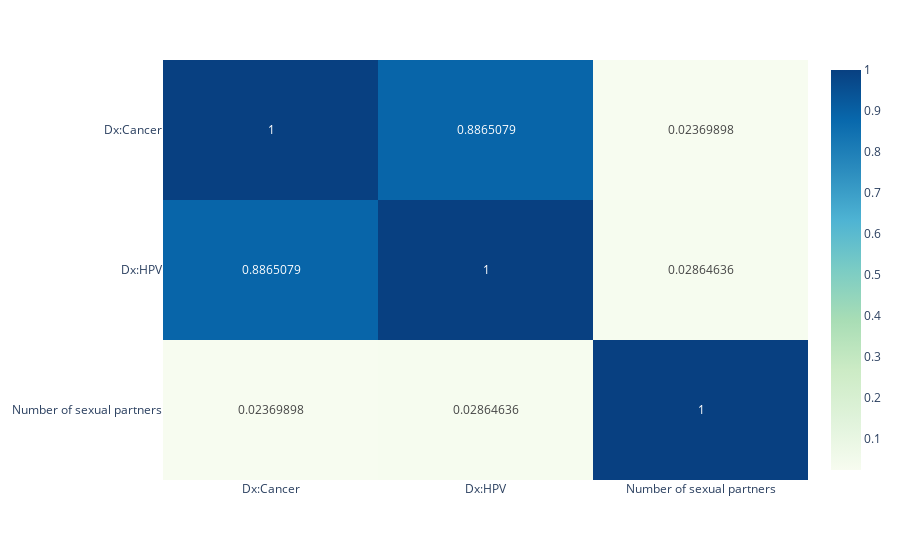

Write notebook code for a chart like this one.
### Code cell
diagnoses_num_partner_compare_cols = ['Dx:Cancer',
                                      'Dx:HPV',
                                      "Number of sexual partners",]
corr_matrix = risk_factor_df[diagnoses_num_partner_compare_cols].corr()
print(corr_matrix)
diagnoses_num_partner_heatmap = px.imshow(corr_matrix,
                              aspect="auto",
                              color_continuous_scale="gnbu",
                              text_auto=True)
diagnoses_num_partner_heatmap.show()

### Figure 1 — Plotly figure (JSON) as saved in the notebook; plotly's stock layout.template omitted (floating-point values rounded to 4 significant figures)
{"data": [{"coloraxis": "coloraxis", "hovertemplate": "x: %{x}<br>y: %{y}<br>color: %{z}<extra></extra>", "name": "0", "texttemplate": "%{z}", "type": "heatmap", "x": ["Dx:Cancer", "Dx:HPV", "Number of sexual partners"], "xaxis": "x", "y": ["Dx:Cancer", "Dx:HPV", "Number of sexual partners"], "yaxis": "y", "z": [[1, 0.8865, 0.0237], [0.8865, 1, 0.02865], [0.0237, 0.02865, 1]]}], "layout": {"coloraxis": {"colorscale": [[0, "rgb(247,252,240)"], [0.125, "rgb(224,243,219)"], [0.25, "rgb(204,235,197)"], [0.375, "rgb(168,221,181)"], [0.5, "rgb(123,204,196)"], [0.625, "rgb(78,179,211)"], [0.75, "rgb(43,140,190)"], [0.875, "rgb(8,104,172)"], [1, "rgb(8,64,129)"]]}, "margin": {"t": 60}, "xaxis": {"anchor": "y", "domain": [0, 1]}, "yaxis": {"anchor": "x", "autorange": "reversed", "domain": [0, 1]}}}
